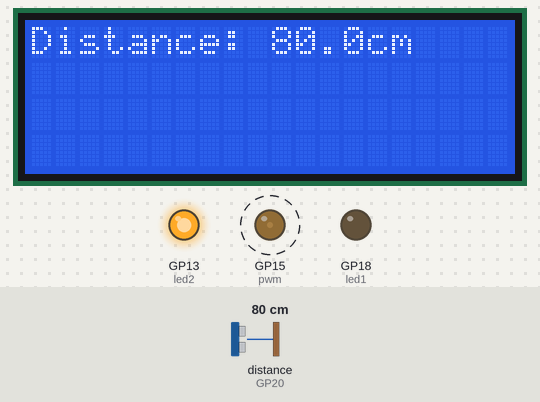
This program was run on a simulated Raspberry Pi Pico running MicroPython. Shown: 20×4 character LCD, output pins drawn as LEDs (lit = HIGH). Dashed ring = blinking. The test bench sets the inputs (shaded band); at power-on: distance to the obstacle (sensor on GP20) 80 cm. The echo pulse lasts 58.3 µs per cm; library files of the repository ran but are not shown: lcd_api.py; pins used as bus, display or sensor lines are not drawn; what the program prints to the serial console is not drawn.

Above: at 1.2 s.
1.3 s: distance to the obstacle (sensor on GP20) set to 2 cm
At 1.9 s:
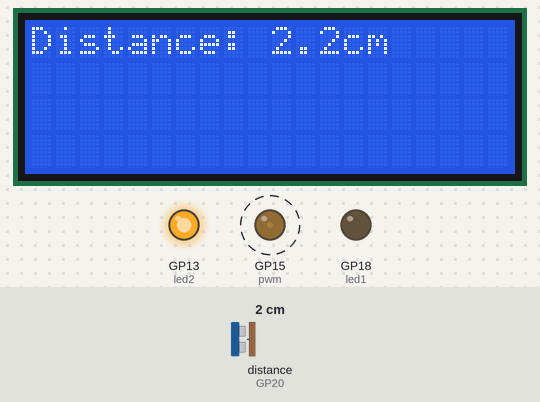
6.4 s: distance to the obstacle (sensor on GP20) set to 4 cm
At 8.0 s:
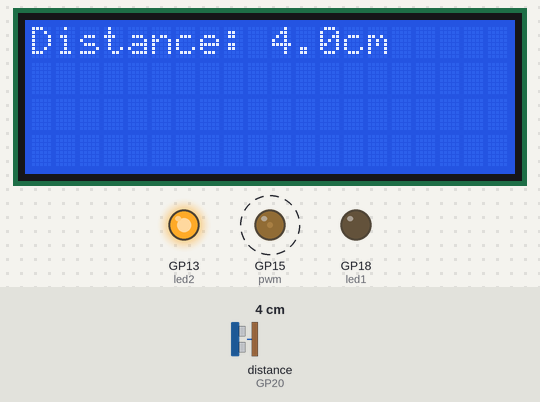
9.2 s: distance to the obstacle (sensor on GP20) set to 9 cm
At 9.6 s:
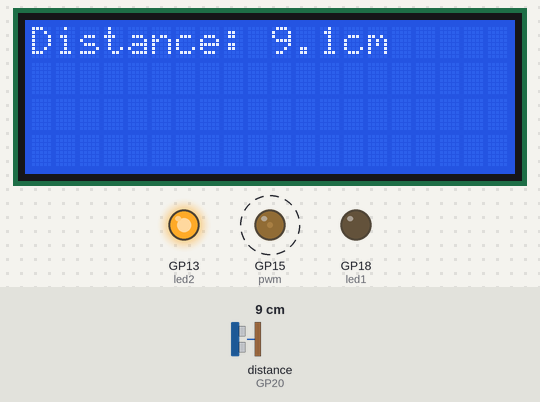
Timing chart, 0 to 17.3 s (numbered marks = the images above; inputs shaded):
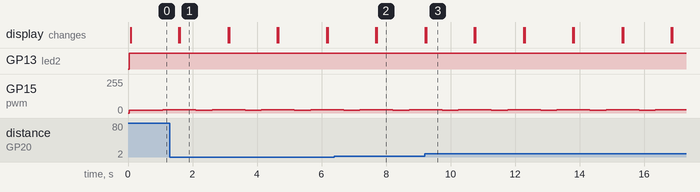

The program:

Radar_Detection_ultrasonic_sensor.py
```python
from machine import Pin, I2C, PWM
from lcd_api import LcdApi
from pico_i2c_lcd import I2cLcd
import utime

I2C_ADDR     = 0x27
I2C_NUM_ROWS = 4
I2C_NUM_COLS = 20

i2c = I2C(0, sda=machine.Pin(0), scl=machine.Pin(1), freq=400000)
lcd = I2cLcd(i2c, I2C_ADDR, I2C_NUM_ROWS, I2C_NUM_COLS)

trigger = Pin(21, Pin.OUT)
echo = Pin(20, Pin.IN)


MID = 1500000
MIN = 1000000
MAX = 2000000

pwm = PWM(Pin(15))

pwm.freq(50)
pwm.duty_ns(MID)

def ultra():
   trigger.low()
   utime.sleep_us(1)
   trigger.high()
   utime.sleep_us(5)
   trigger.low()
   while echo.value() == 0:
       signaloff = utime.ticks_us()
   while echo.value() == 1:
       signalon = utime.ticks_us()

   timepassed = signalon - signaloff
   distance = (timepassed * 0.0343) / 2
   distance = "{:.1f}".format(distance)

   print(distance + " cm")

   return str(distance)

   if distance < 10:
       led2.value(1)
   else:
       led2.value(0)

led1 = Pin(18,Pin.OUT)
led2 = Pin(13,Pin.OUT)


while True:
    led2.value(1)
    lcd.clear()
    lcd.move_to(0,0)
    lcd.putstr("Distance: "+ultra()+"cm")
    utime.sleep(0.5)

    pwm.duty_ns(MIN)
    utime.sleep(0)
    pwm.duty_ns(MID)
    utime.sleep(0.5)
    pwm.duty_ns(MAX)
    utime.sleep(0.5)
```

Measured:
- after the input at 1.3 s, the display: first differs from a run without the input after 0.31 s (image 1)
- after the input at 6.4 s, the display: first differs from a run without the input after 1.3 s (image 2)
- after the input at 9.2 s, the display: first differs from a run without the input at once (image 3)
- by itself, GP15 (pwm): alternates 26/255 for 1.0 s and 19/255 for 0.50 s
- what the display in image 1 shows lasts 1.5 s, from 1.6 s to 3.1 s
